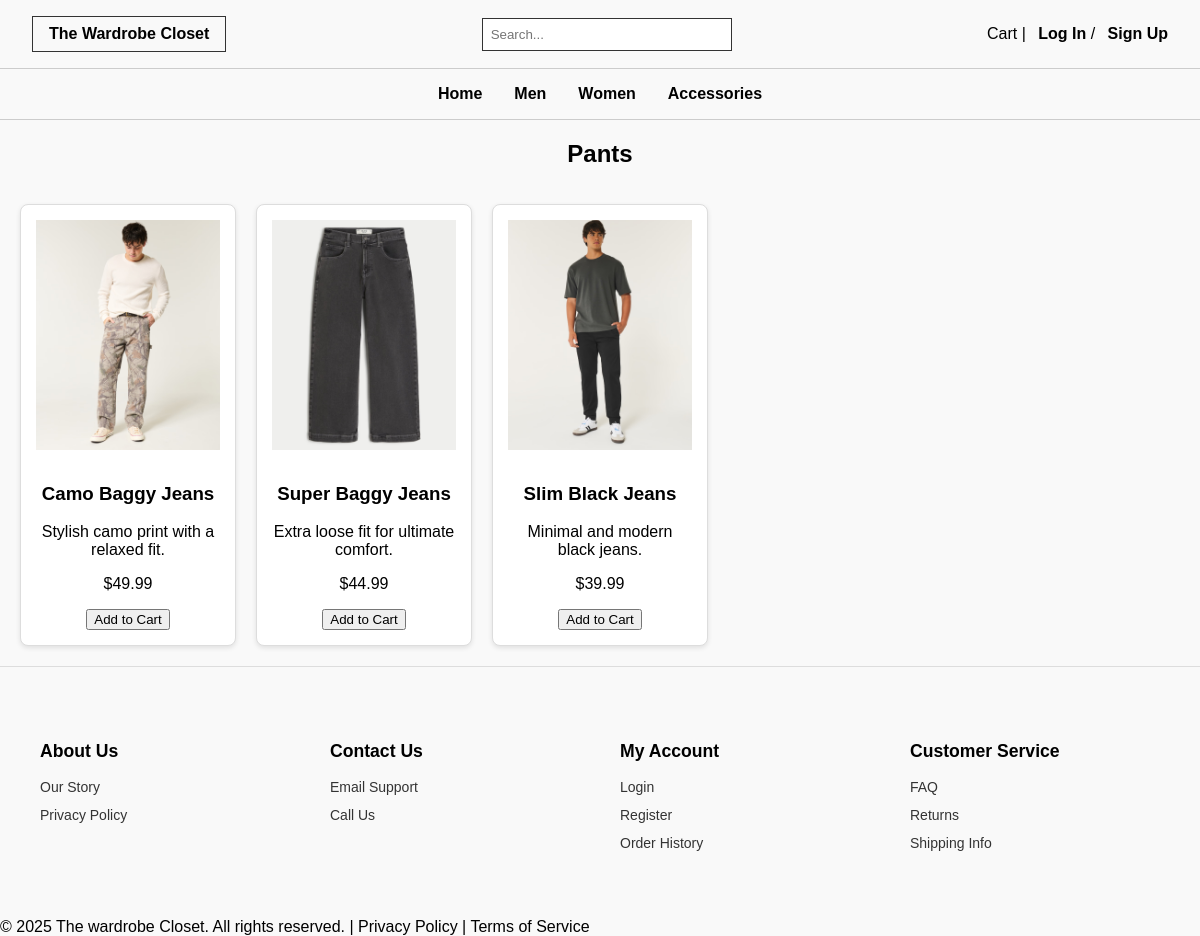
The app's page /men/Pants, older data.
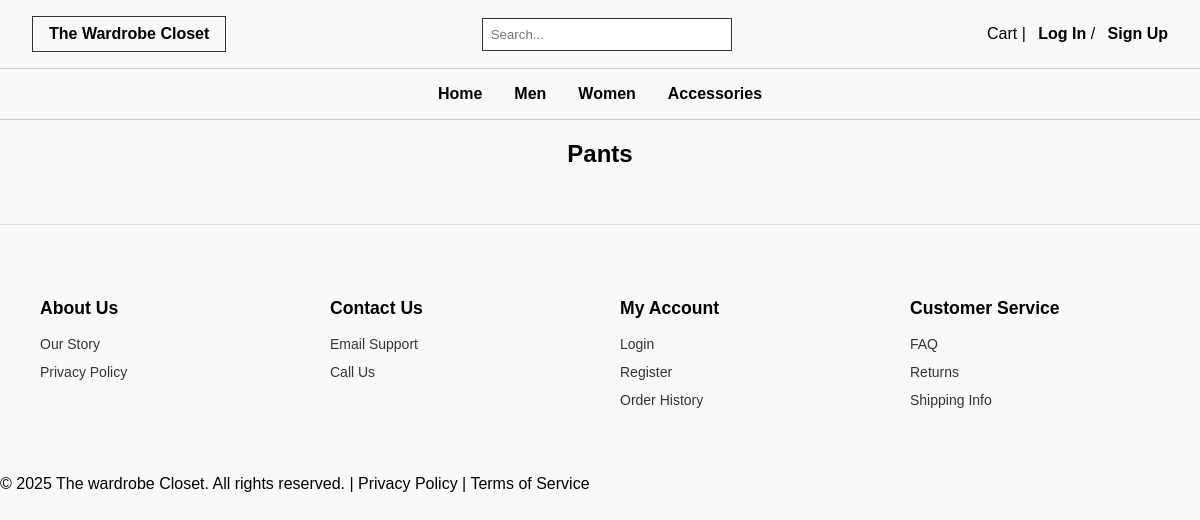
The same page, newer data.
### app/models.py (models this page shows)
class Product(db.Model):
    id = db.Column(db.Integer, primary_key=True)
    name = db.Column(db.String(120), nullable=False)
    description = db.Column(db.Text)
    price = db.Column(db.Float, nullable=False)
    stock = db.Column(db.Integer, default=0)
    image_url = db.Column(db.String(255))
    size = db.Column(db.String(20))
    color = db.Column(db.String(30))
    category_id = db.Column(db.Integer, db.ForeignKey('category.id'))
    category = db.relationship('Category', backref='products')
    subcategory = db.Column(db.String(100))

### app/routes.py (the view)
@bp.route('/men/Pants')
def men_pants():
    men_category = Category.query.filter_by(name='Men').first()
    products = Product.query.filter_by(category_id=men_category.id, subcategory='pants').all()
    return render_template('men/men_pants.html', products=products)

### app/templates/men/men_pants.html (shortened to what this page needs)
{% extends "base.html" %}
{% block content %}
<h2 class="section-title">Pants</h2>
<div class="product-grid">
  {% for product in products %}
  <div class="product-card">
    <img src="{{ url_for('static', filename=product.image_url) }}" alt="{{ product.name }}">
    <h3>{{ product.name }}</h3>
    <p>{{ product.description }}</p>
    <p class="price">${{ "%.2f"|format(product.price) }}</p>
    <button>Add to Cart</button>
  </div>
  {% endfor %}
</div>
{% endblock %}

### app/templates/base.html (shortened to what this page needs)
<!DOCTYPE html>
<html>
<head>
   <link rel="stylesheet" href="{{ url_for('static', filename='styles.css') }}">
</head>
<body>
  <header>
    <div class="logo">The Wardrobe Closet</div>
    <div class="search-box">
      <input type="text" placeholder="Search..." />
    </div>
    <div class="actions">
      <span>Cart</span> |  {% if current_user.is_authenticated %}
      <a href="{{ url_for('main.profile') }}">My Profile</a> /
      <a href="{{ url_for('main.logout') }}">Log Out</a>
    {% else %}
      <a href="{{ url_for('main.login') }}">Log In</a> /
      <a href="{{ url_for('main.signup') }}">Sign Up</a>
    {% endif %}
    </div>
  </header>
  <nav class="nav-links">
    <a href="{{ url_for('main.index') }}">Home</a>
    <a href="{{ url_for('main.men') }}">Men</a>
    <a href="{{ url_for('main.women') }}">Women</a>
    <a href="{{ url_for('main.accessories') }}">Accessories</a>
  </nav>
   <main>{% block content %}{% endblock %}</main>
 <footer class="footer-simple">
  <div class="footer-column">
    <h4>About Us</h4>
    <ul>
      <li><a href="{{ url_for('main.our_story') }}">Our Story</a></li>
      <li><a href="{{ url_for('main.privacy_policy') }}">Privacy Policy</a></li>
    </ul>
  </div>
  <div class="footer-column">
    <h4>Contact Us</h4>
    <ul>
      <li><a href="{{ url_for('main.email_support') }}">Email Support</a></li>
      <li><a href="{{ url_for('main.call_us') }}">Call Us</a></li>
    </ul>
  </div>
  <div class="footer-column">
    <h4>My Account</h4>
    <ul>
      <li><a href="{{ url_for('main.login') }}">Login</a></li>
      <li><a href="{{ url_for('main.signup') }}">Register</a></li>
      <li><a href="{{ url_for('main.order_history') }}">Order History</a></li>
    </ul>
  </div>
  <div class="footer-column">
    <h4>Customer Service</h4>
    <ul>
      <li><a href="{{ url_for('main.faq') }}">FAQ</a></li>
      <li><a href="{{ url_for('main.returns') }}">Returns</a></li>
      <li><a href="{{ url_for('main.shipping_info') }}">Shipping Info</a></li>
    </ul>
  </div>
</footer>
 <div class="bottom-line">
  &copy; 2025 The wardrobe Closet. All rights reserved. | Privacy Policy | Terms of Service
</div>
</body>
</html>

### app/static/styles.css (style rules this page uses)
* { box-sizing: border-box; }
body { margin: 0; font-family: Arial, sans-serif; background-color: #f9f9f9; }
header { display: flex; justify-content: space-between; align-items: center; padding: 1rem 2rem; background: #fff; border-bottom: 1px solid #ccc; }
.logo { font-weight: bold; border: 1px solid #333; padding: 0.5rem 1rem; }
.search-box input { padding: 0.5rem; width: 250px; border: 1px solid #333; }
.actions a { text-decoration: none; color: #000; margin-left: 0.5rem; font-weight: bold; }
.nav-links { display: flex; gap: 2rem; justify-content: center; padding: 1rem 0; background: #fff; border-bottom: 1px solid #ccc; }
.nav-links a { text-decoration: none; color: black; font-weight: bold; }
.section-title { text-align: center; font-weight: bold; margin-bottom: 1rem; }
header, .nav-links { background: transparent; position: relative; z-index: 2; }
.product-grid { display: grid; grid-template-columns: repeat(auto-fill, minmax(200px, 1fr)); gap: 20px; padding: 20px; }
.footer-simple { display: flex; justify-content: space-between; flex-wrap: wrap; padding: 40px 20px; background-color: #f9f9f9; border-top: 1px solid #ddd; font-family: Arial, sans-serif; }
.footer-column { flex: 1 1 200px; margin: 10px 20px; }
.footer-column h4 { font-size: 1.1rem; margin-bottom: 15px; font-weight: bold; }
.footer-column ul { list-style: none; padding: 0; }
.footer-column ul li { margin-bottom: 10px; }
.footer-column a { text-decoration: none; color: #333; font-size: 14px; }

Row changes from the older to the newer data that the page shows:
no longer on this page (row edited): Product: image_url (picture), name "Camo Baggy Jeans", description "Stylish camo print with a relaxed fit.", price "49.99"
no longer on this page (row edited): Product: image_url (picture), name "Super Baggy Jeans", description "Extra loose fit for ultimate comfort.", price "44.99"
no longer on this page (row edited): Product: image_url (picture), name "Slim Black Jeans", description "Minimal and modern black jeans.", price "39.99"
